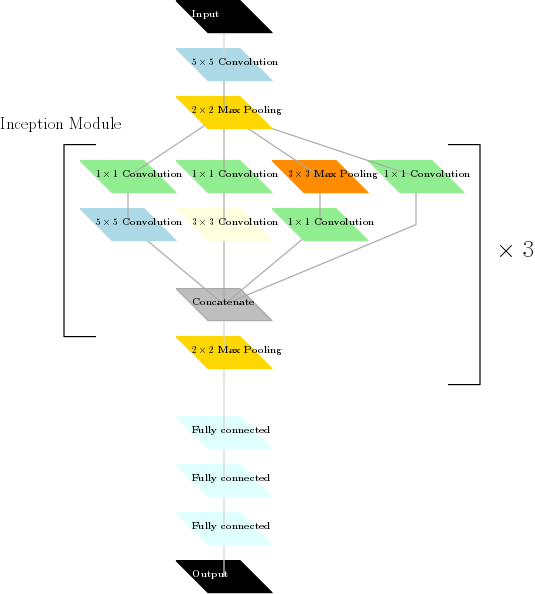
#> input picture signception_diagram.png, 535 x 594 px, given as the content of the folder ./new_images, which was not available
$ jupyter execute --allow-errors Traffic_Sign_Classifier.ipynb   (shell and % lines are left out)   (older library calls are emulated)   (text cells are left out)
#> lines starting #> are read from the running program, lines starting #| are printed output that depends on the picture; pictures that were not available may be replaced by others from this repository, and a replacement may not be noted
[cell 1]
import numpy as np
import pickle
import sklearn

# Just in case someone decides to run this... :-)
# For the sake of whoever runs this, and my future self
if int(sklearn.__version__.replace('.', '')) >= 180:
    from sklearn.model_selection import train_test_split as tts
else:
    from sklearn.cross_validation import train_test_split as tts


training_file ='train.p'
testing_file = 'test.p'

#> (the rest of this cell did not finish here and is left out)

[cell 2]
def which(bools_list):
    return [i for i,val in enumerate(bools_list) if val]

#> (a cell that did not finish here is left out)

[cell 4]
import matplotlib.pyplot as plt
from matplotlib.offsetbox import OffsetImage, AnnotationBbox
import matplotlib.gridspec as pltgs

import cv2

#> (a cell that did not finish here is left out)

#> (a cell that did not finish here is left out)

[cell 7]
figure_3_row_length = 4

figure_3 = plt.figure(3, figsize=(10, 20))
#> (the rest of this cell did not finish here and is left out)

[cell 8]
# Imports
import tensorflow as tf
import cv2

def clahe_RGB(img, clipLimit, tileGridSize):
    """ Apply Contrast-Limited Adaptive Histogram Equalization with OpenCV

    Contrast-Limited Adaptive Histogram Equalization is applied to each
    of the three color channels of an RGB image. The result is returned
    as an RGB image.

    Args:
        img: Input image, should be in RGB colorspace.
        clipLimit: Passed to cv2.createCLAHE
        tileGridSize: Passed to cv2.createCLAHE

    Returns:
        The input image, with CLAHE applied, in RGB
    """
#> called with clipLimit = 1, tileGridSize = (4, 4)

    r,g,b = cv2.split(img)
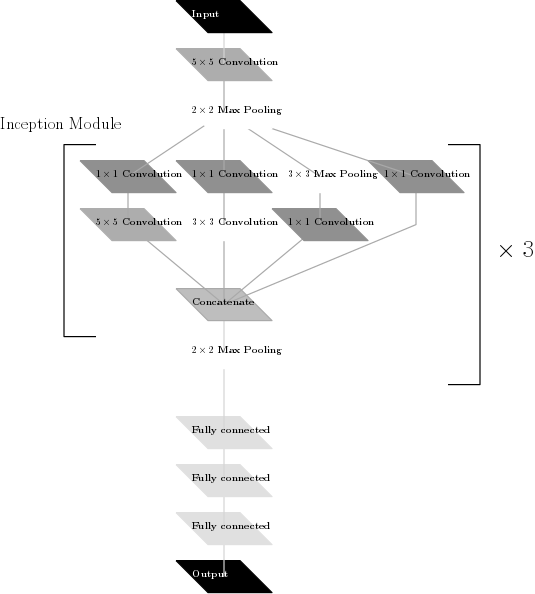
#> r: shape (594, 535); min 0, max 255, mean 244.1
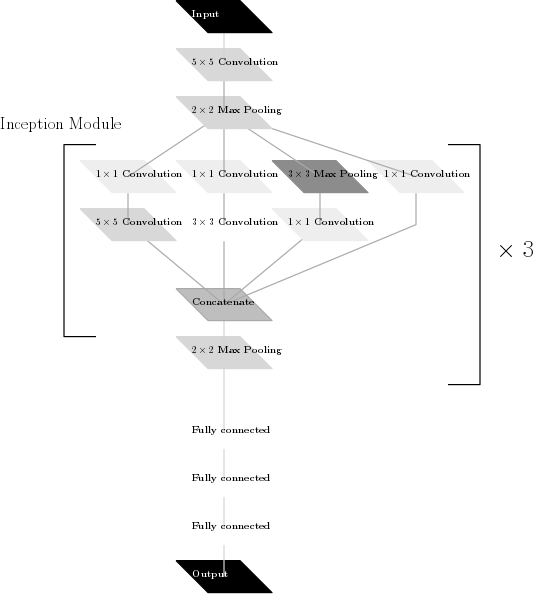
#> g: shape (594, 535); min 0, max 255, mean 246.4
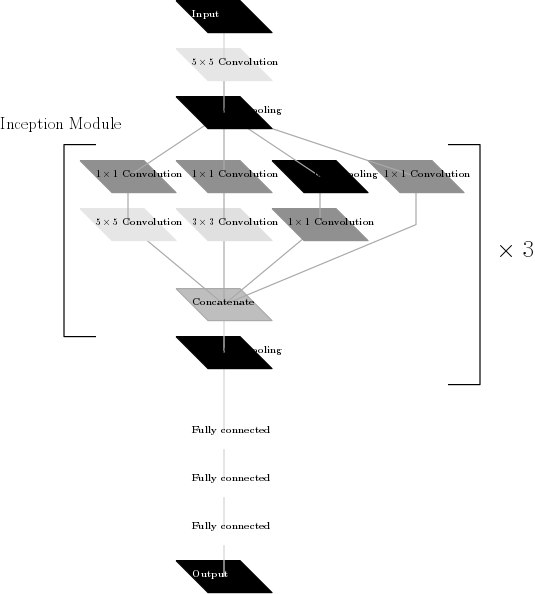
#> b: shape (594, 535); min 0, max 255, mean 240.2
#> img is the input picture: shape (594, 535, 3); mean R, G, B 244.1, 246.4, 240.2

    img_clahe   = cv2.createCLAHE(clipLimit=clipLimit, tileGridSize=tileGridSize)
    img_clahe_r = img_clahe.apply(r)
    img_clahe_g = img_clahe.apply(g)
    img_clahe_b = img_clahe.apply(b)

    img_ret = cv2.merge((img_clahe_r, img_clahe_g, img_clahe_b))

    return(img_ret)

# [67 lines left out: function jitter_geom, not called in this run]

[cell 9]
figure_4 = plt.figure(4)
#> (the rest of this cell did not finish here and is left out)

[cell 10]
figure_5 = plt.figure(5)
#> (the rest of this cell did not finish here and is left out)

[cell 11]
# Local methods for applying our clahe and geometric jitter
clahe_local = lambda image: clahe_RGB(image, clipLimit=1.0, tileGridSize=(4,4))
jitter_geom_local = lambda image: jitter_geom(image, deg_max=15, xy_max=2, scale_min=0.9, scale_max=1.1)

#> (the rest of this cell did not finish here and is left out)

#> (a cell that did not finish here is left out)

[cell 13]
from tensorflow.contrib.layers import flatten

# [140 lines left out: functions tf_convolution, inception_module, signception, not called in this run]

[cell 14]
# [110 lines left out: functions evaluate, signception_model_train, not called in this run]

#> (the rest of this cell did not finish here and is left out)

[cell 15]
# A pleasing graph - the type of oscilating plot one expects...
from statsmodels.nonparametric.smoothers_lowess import lowess
#> (the rest of this cell did not finish here and is left out)

#> (a cell that did not finish here is left out)

[cell 17]
from scipy import misc
import os

# Load all the images
new_images = [os.path.join(r, fn) for r,d,f in os.walk('./new_images') for fn in f]
new_images = np.asarray([np.asarray(misc.imread(img_path)) for img_path in new_images])
new_images_clahe = np.asarray([clahe_RGB(new_img, clipLimit=1.0, tileGridSize=(4,4)) for new_img in new_images])


figure_7 = plt.figure(figsize=(10,1))
#> (the rest of this cell did not finish here and is left out)
